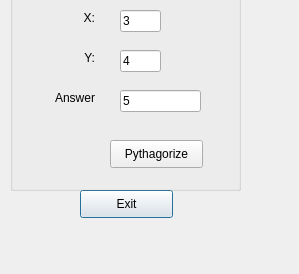
<?xml version="1.0" encoding="UTF-8"?>
<ui version="4.0">
 <class>Dialog</class>
 <widget class="QDialog" name="Dialog">
  <property name="geometry">
   <rect>
    <x>0</x>
    <y>0</y>
    <width>299</width>
    <height>274</height>
   </rect>
  </property>
  <property name="windowTitle">
   <string>QT Demo 1</string>
  </property>
  <widget class="QPushButton" name="pushButton_Exit">
   <property name="geometry">
    <rect>
     <x>80</x>
     <y>190</y>
     <width>93</width>
     <height>28</height>
    </rect>
   </property>
   <property name="text">
    <string>Exit</string>
   </property>
  </widget>
  <widget class="QGroupBox" name="groupBox">
   <property name="geometry">
    <rect>
     <x>10</x>
     <y>-30</y>
     <width>231</width>
     <height>221</height>
    </rect>
   </property>
   <property name="title">
    <string>Input</string>
   </property>
   <widget class="QLineEdit" name="lineEdit_y">
    <property name="geometry">
     <rect>
      <x>110</x>
      <y>80</y>
      <width>41</width>
      <height>22</height>
     </rect>
    </property>
    <property name="text">
     <string>4</string>
    </property>
   </widget>
   <widget class="QLabel" name="label">
    <property name="geometry">
     <rect>
      <x>30</x>
      <y>40</y>
      <width>55</width>
      <height>16</height>
     </rect>
    </property>
    <property name="text">
     <string>X:</string>
    </property>
    <property name="alignment">
     <set>Qt::AlignRight|Qt::AlignTrailing|Qt::AlignVCenter</set>
    </property>
   </widget>
   <widget class="QPushButton" name="pushButton_Pythagorize">
    <property name="geometry">
     <rect>
      <x>100</x>
      <y>170</y>
      <width>93</width>
      <height>28</height>
     </rect>
    </property>
    <property name="text">
     <string>Pythagorize</string>
    </property>
   </widget>
   <widget class="QLineEdit" name="lineEdit_x">
    <property name="geometry">
     <rect>
      <x>110</x>
      <y>40</y>
      <width>41</width>
      <height>22</height>
     </rect>
    </property>
    <property name="text">
     <string>3</string>
    </property>
   </widget>
   <widget class="QLabel" name="label_2">
    <property name="geometry">
     <rect>
      <x>30</x>
      <y>80</y>
      <width>55</width>
      <height>16</height>
     </rect>
    </property>
    <property name="text">
     <string>Y:</string>
    </property>
    <property name="alignment">
     <set>Qt::AlignRight|Qt::AlignTrailing|Qt::AlignVCenter</set>
    </property>
   </widget>
   <widget class="QLineEdit" name="lineEdit_Answer">
    <property name="geometry">
     <rect>
      <x>110</x>
      <y>120</y>
      <width>81</width>
      <height>22</height>
     </rect>
    </property>
    <property name="text">
     <string>5</string>
    </property>
   </widget>
   <widget class="QLabel" name="label_3">
    <property name="geometry">
     <rect>
      <x>30</x>
      <y>120</y>
      <width>55</width>
      <height>16</height>
     </rect>
    </property>
    <property name="text">
     <string>Answer</string>
    </property>
    <property name="alignment">
     <set>Qt::AlignRight|Qt::AlignTrailing|Qt::AlignVCenter</set>
    </property>
   </widget>
  </widget>
 </widget>
 <resources/>
 <connections/>
</ui>
